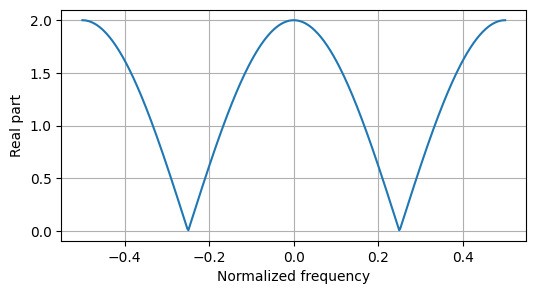

This chart was generated by the following Python code:
from lcapy import ui
from lcapy.discretetime import n, dt
from matplotlib.pyplot import savefig

x = ui(n) + ui(n - 2)
x.DTFT().subs(dt, 1).plot(figsize=(6, 3))

savefig('dt1-DTFT-plot1.png', bbox_inches='tight')
